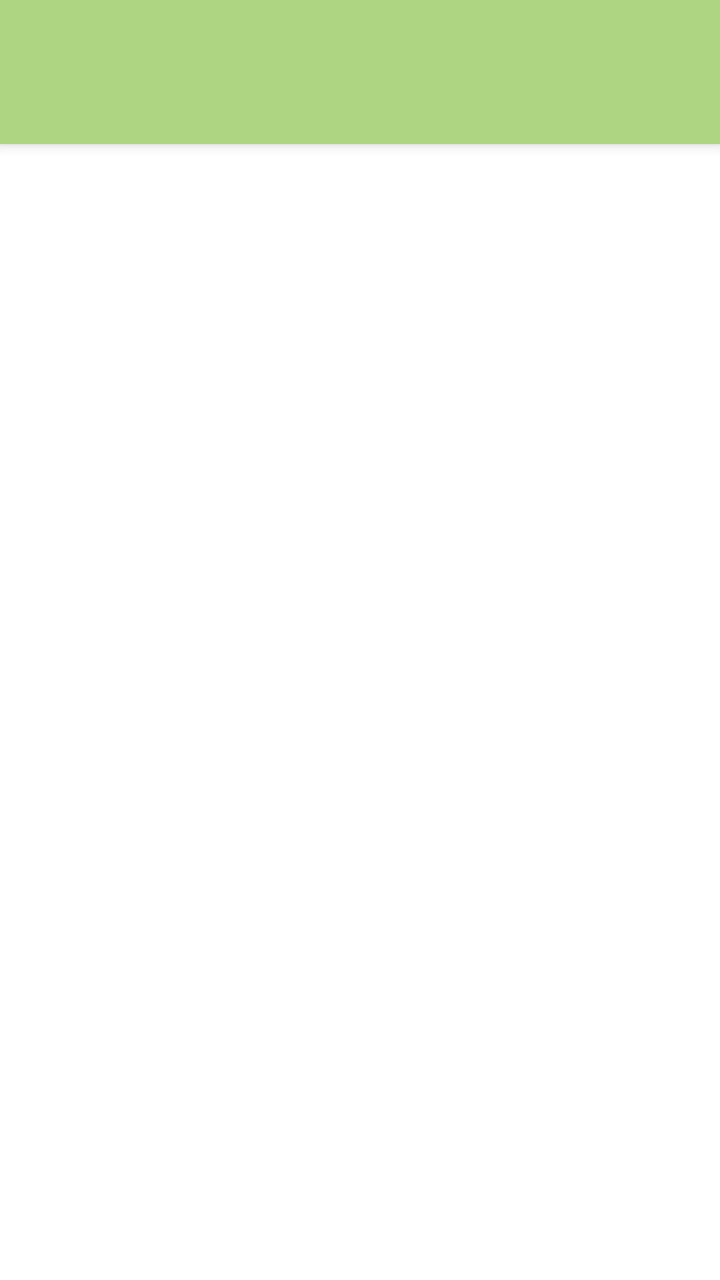
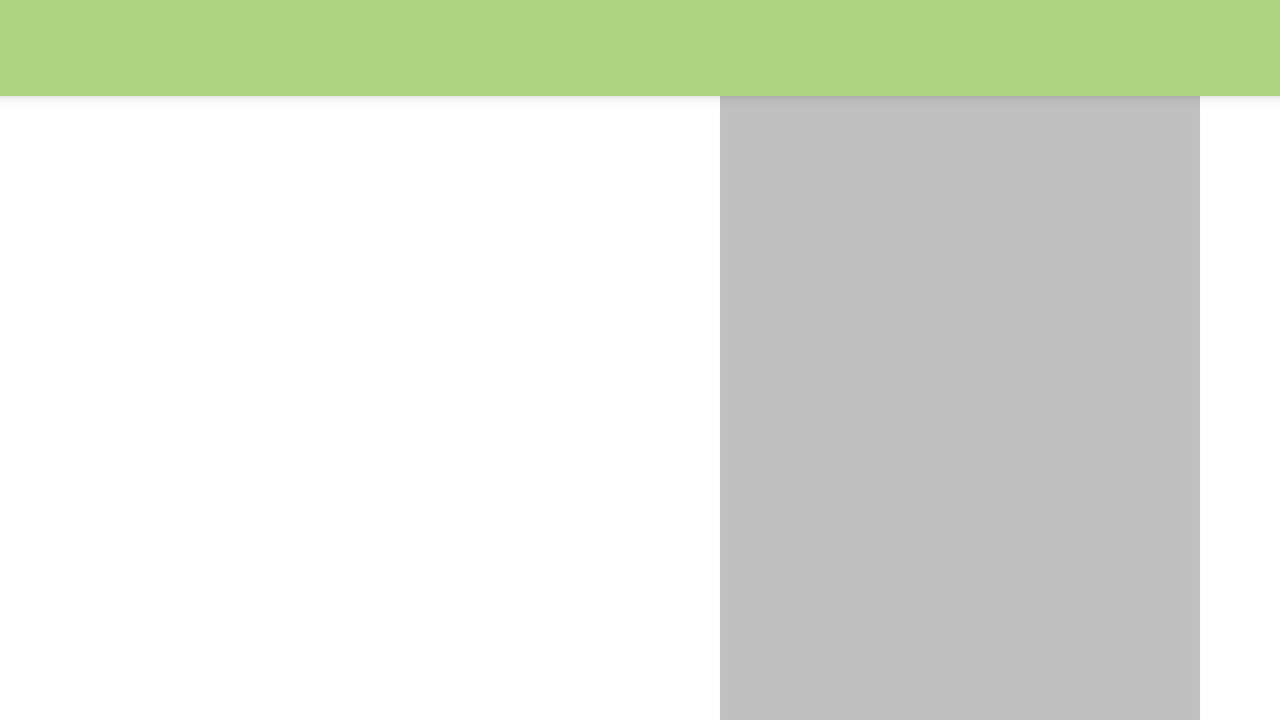

An Android layout and its configuration variant, each rendered on a device that would load it. The default file and the variant file are quoted in full after the pictures.
<!-- AndroidManifest.xml: activity theme SettingsTheme -->
<!-- res/layout/activity_run.xml -->
<android.support.v4.widget.DrawerLayout xmlns:android="http://schemas.android.com/apk/res/android"
    android:id="@+id/drawer_layout"
    android:layout_width="match_parent"
    android:layout_height="match_parent"
    android:background="@color/toolbar_background">

    
    <LinearLayout
        android:layout_width="match_parent"
        android:layout_height="match_parent"
        android:orientation="vertical"
        android:paddingTop="24dp">

        
        <include
            android:id="@+id/toolbar"
            layout="@layout/toolbar" />

        
        <FrameLayout
            android:id="@+id/content_frame"
            android:layout_width="match_parent"
            android:layout_height="match_parent"
            android:background="@android:color/background_light" />

    </LinearLayout>

    
    <include
        layout="@layout/drawer_left" />

    
    <FrameLayout
        android:id="@+id/right_drawer"
        android:layout_width="240dp"
        android:layout_height="match_parent"
        android:layout_gravity="end"
        android:background="#C0C0C0"
        android:elevation="16dp"
        android:paddingTop="24dp" >



        </FrameLayout>

</android.support.v4.widget.DrawerLayout>
<!-- res/layout/toolbar.xml (included above) -->
<?xml version="1.0" encoding="utf-8"?>
<Toolbar
    xmlns:android="http://schemas.android.com/apk/res/android"
    android:id="@+id/toolbar"
    android:layout_width="match_parent"
    android:layout_height="48dp"
    android:background="@color/toolbar_background"
    android:elevation="4dp">

        <TextView
            android:id="@+id/toolbar_nut_count"
            android:textAppearance="?android:attr/textAppearanceButton"
            android:layout_width="wrap_content"
            android:layout_height="match_parent"
            android:paddingStart="4dp"
            android:gravity="center_vertical"/>
        <TextView
            android:id="@+id/toolbar_race_countdown"
            android:textAppearance="?android:attr/textAppearanceButton"
            android:layout_width="wrap_content"
            android:layout_height="match_parent"
            android:paddingStart="4dp"
            android:gravity="center_vertical"/>
        <TextView
            android:id="@+id/toolbar_acc_text"
            android:textAppearance="?android:attr/textAppearanceButton"
            android:layout_width="wrap_content"
            android:layout_height="match_parent"
            android:paddingStart="4dp"
            android:gravity="center_vertical"/>
        <TextView
            android:id="@+id/toolbar_gyro_text"
            android:textAppearance="?android:attr/textAppearanceButton"
            android:layout_width="wrap_content"
            android:layout_height="match_parent"
            android:paddingStart="4dp"
            android:gravity="center_vertical"
            />

</Toolbar>
<!-- res/layout/drawer_left.xml (included above) -->
<?xml version="1.0" encoding="utf-8"?>
    <ListView
        xmlns:android="http://schemas.android.com/apk/res/android"
        android:id="@+id/left_drawer"

        android:layout_width="200dp"
        android:layout_height="match_parent"
        android:layout_gravity="start"

        android:elevation="16dp"
        android:choiceMode="singleChoice"
        android:divider="@android:color/transparent"
        android:dividerHeight="0dp"
        android:background="#C0C0C0"
        android:fitsSystemWindows="true"/>
<!-- resources referenced by this layout -->
<resources>
  <color name="toolbar_background">#aed581</color>
  <style name="SettingsTheme" parent="android:Theme.Material.Light.NoActionBar">
          <item name="android:statusBarColor">@color/status_bar</item>
      </style>
  <color name="status_bar">#7cb342</color>
</resources>
<!-- res/layout-land/activity_run.xml (the repository's variant of the layout above) -->
<!-- drawn on the phone turned sideways -->
<?xml version="1.0" encoding="utf-8"?>
<LinearLayout xmlns:android="http://schemas.android.com/apk/res/android"
    android:orientation="vertical" android:layout_width="match_parent"
    android:layout_height="match_parent"
    android:background="@color/toolbar_background">

        
        <LinearLayout
            android:layout_width="match_parent"
            android:layout_height="match_parent"
            android:orientation="vertical"
            >

            
            <include
                android:id="@+id/toolbar"
                layout="@layout/toolbar"
                />

            <LinearLayout
                android:layout_width="match_parent"
                android:layout_height="match_parent"
                android:orientation="horizontal"
                android:background="@android:color/background_light">

                
                <FrameLayout
                    android:id="@+id/content_frame"
                    android:layout_width="360dp"
                    android:layout_height="match_parent" />

                
                <FrameLayout
                    android:id="@+id/right_drawer"
                    android:layout_width="240dp"
                    android:layout_height="match_parent"
                    android:background="#C0C0C0"/>

            </LinearLayout>

        </LinearLayout>

</LinearLayout>
